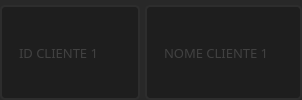
              <widget class="QFrame" name="cli1frame">
               <property name="sizePolicy">
                <sizepolicy hsizetype="Minimum" vsizetype="Minimum">
                 <horstretch>0</horstretch>
                 <verstretch>0</verstretch>
                </sizepolicy>
               </property>
               <property name="maximumSize">
                <size>
                 <width>16777215</width>
                 <height>16777215</height>
                </size>
               </property>
               <property name="styleSheet">
                <string notr="true">background-color: rgb(40, 40, 40);
border-radius: 10px;
color:rgb(200, 200, 255);</string>
               </property>
               <property name="frameShape">
                <enum>QFrame::StyledPanel</enum>
               </property>
               <property name="frameShadow">
                <enum>QFrame::Raised</enum>
               </property>
               <layout class="QHBoxLayout" name="horizontalLayout_15">
                <property name="spacing">
                 <number>5</number>
                </property>
                <property name="leftMargin">
                 <number>0</number>
                </property>
                <property name="topMargin">
                 <number>5</number>
                </property>
                <property name="rightMargin">
                 <number>0</number>
                </property>
                <property name="bottomMargin">
                 <number>0</number>
                </property>
                <item>
                 <widget class="QFrame" name="frame_45">
                  <property name="sizePolicy">
                   <sizepolicy hsizetype="Minimum" vsizetype="Minimum">
                    <horstretch>0</horstretch>
                    <verstretch>0</verstretch>
                   </sizepolicy>
                  </property>
                  <property name="frameShape">
                   <enum>QFrame::StyledPanel</enum>
                  </property>
                  <property name="frameShadow">
                   <enum>QFrame::Raised</enum>
                  </property>
                  <layout class="QHBoxLayout" name="horizontalLayout_41">
                   <property name="spacing">
                    <number>5</number>
                   </property>
                   <property name="leftMargin">
                    <number>0</number>
                   </property>
                   <property name="topMargin">
                    <number>0</number>
                   </property>
                   <property name="rightMargin">
                    <number>0</number>
                   </property>
                   <property name="bottomMargin">
                    <number>0</number>
                   </property>
                   <item>
                    <widget class="QFrame" name="frame_55">
                     <property name="sizePolicy">
                      <sizepolicy hsizetype="Minimum" vsizetype="Minimum">
                       <horstretch>0</horstretch>
                       <verstretch>0</verstretch>
                      </sizepolicy>
                     </property>
                     <property name="minimumSize">
                      <size>
                       <width>50</width>
                       <height>0</height>
                      </size>
                     </property>
                     <property name="maximumSize">
                      <size>
                       <width>140</width>
                       <height>16777215</height>
                      </size>
                     </property>
                     <property name="frameShape">
                      <enum>QFrame::StyledPanel</enum>
                     </property>
                     <property name="frameShadow">
                      <enum>QFrame::Raised</enum>
                     </property>
                     <layout class="QHBoxLayout" name="horizontalLayout_53">
                      <property name="spacing">
                       <number>0</number>
                      </property>
                      <property name="leftMargin">
                       <number>0</number>
                      </property>
                      <property name="topMargin">
                       <number>0</number>
                      </property>
                      <property name="rightMargin">
                       <number>0</number>
                      </property>
                      <property name="bottomMargin">
                       <number>0</number>
                      </property>
                      <item>
                       <widget class="QLineEdit" name="txt_idcli1">
                        <property name="sizePolicy">
                         <sizepolicy hsizetype="Expanding" vsizetype="Expanding">
                          <horstretch>0</horstretch>
                          <verstretch>0</verstretch>
                         </sizepolicy>
                        </property>
                        <property name="maximumSize">
                         <size>
                          <width>16777215</width>
                          <height>16777215</height>
                         </size>
                        </property>
                        <property name="font">
                         <font>
                          <family>Quicksand</family>
                          <pointsize>10</pointsize>
                         </font>
                        </property>
                        <property name="styleSheet">
                         <string notr="true">QLineEdit{
	border: 2px solid rgb(45, 45, 45);
	border-radius: 5px;
	padding: 15px;
	background-color: rgb(30, 30, 30);
	color: rgb(100, 100, 100);
}
QLineEdit:hover{
	border: 2px solid rgb(55, 55, 55);
}
QLineEdit:focus{
	border: 2px solid rgb(255, 207, 0);
	color: rgb(200, 200, 200);
}</string>
                        </property>
                        <property name="maxLength">
                         <number>32</number>
                        </property>
                        <property name="placeholderText">
                         <string>ID CLIENTE 1</string>
                        </property>
                       </widget>
                      </item>
                     </layout>
                    </widget>
                   </item>
                   <item>
                    <widget class="QFrame" name="frame_56">
                     <property name="sizePolicy">
                      <sizepolicy hsizetype="Minimum" vsizetype="Minimum">
                       <horstretch>0</horstretch>
                       <verstretch>0</verstretch>
                      </sizepolicy>
                     </property>
                     <property name="minimumSize">
                      <size>
                       <width>50</width>
                       <height>0</height>
                      </size>
                     </property>
                     <property name="maximumSize">
                      <size>
                       <width>16777215</width>
                       <height>16777215</height>
                      </size>
                     </property>
                     <property name="frameShape">
                      <enum>QFrame::StyledPanel</enum>
                     </property>
                     <property name="frameShadow">
                      <enum>QFrame::Raised</enum>
                     </property>
                     <layout class="QHBoxLayout" name="horizontalLayout_52">
                      <property name="spacing">
                       <number>0</number>
                      </property>
                      <property name="leftMargin">
                       <number>0</number>
                      </property>
                      <property name="topMargin">
                       <number>0</number>
                      </property>
                      <property name="rightMargin">
                       <number>0</number>
                      </property>
                      <property name="bottomMargin">
                       <number>0</number>
                      </property>
                      <item>
                       <widget class="QLineEdit" name="txt_nome1">
                        <property name="sizePolicy">
                         <sizepolicy hsizetype="Expanding" vsizetype="Expanding">
                          <horstretch>0</horstretch>
                          <verstretch>0</verstretch>
                         </sizepolicy>
                        </property>
                        <property name="font">
                         <font>
                          <family>Quicksand</family>
                          <pointsize>10</pointsize>
                         </font>
                        </property>
                        <property name="styleSheet">
                         <string notr="true">QLineEdit{
	border: 2px solid rgb(45, 45, 45);
	border-radius: 5px;
	padding: 15px;
	background-color: rgb(30, 30, 30);
	color: rgb(100, 100, 100);
}
QLineEdit:hover{
	border: 2px solid rgb(55, 55, 55);
}
QLineEdit:focus{
	border: 2px solid rgb(255, 207, 0);
	color: rgb(200, 200, 200);
}</string>
                        </property>
                        <property name="maxLength">
                         <number>64</number>
                        </property>
                        <property name="placeholderText">
                         <string>NOME CLIENTE 1</string>
                        </property>
                       </widget>
                      </item>
                     </layout>
                    </widget>
                   </item>
                  </layout>
                 </widget>
                </item>
               </layout>
              </widget>
